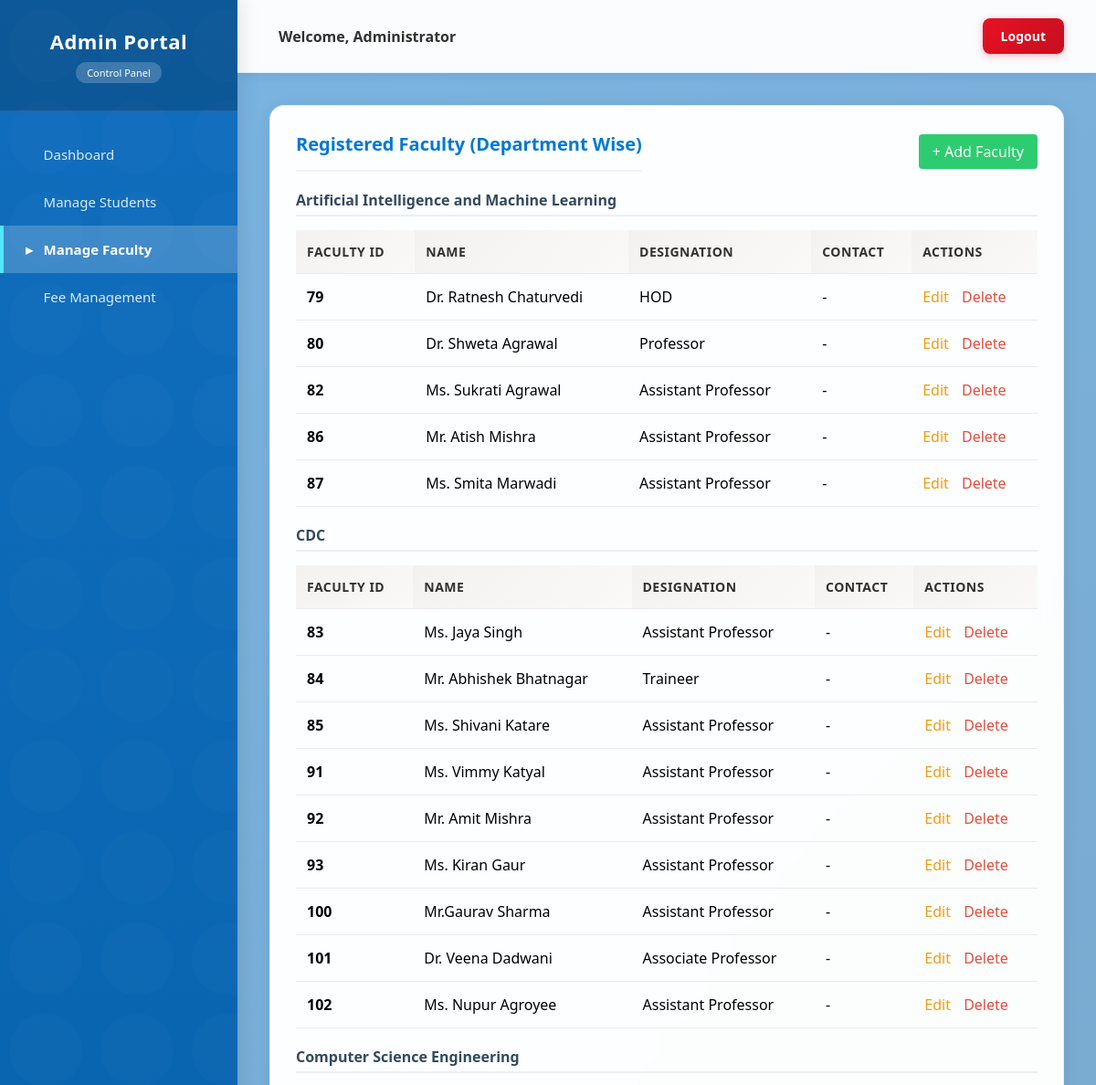
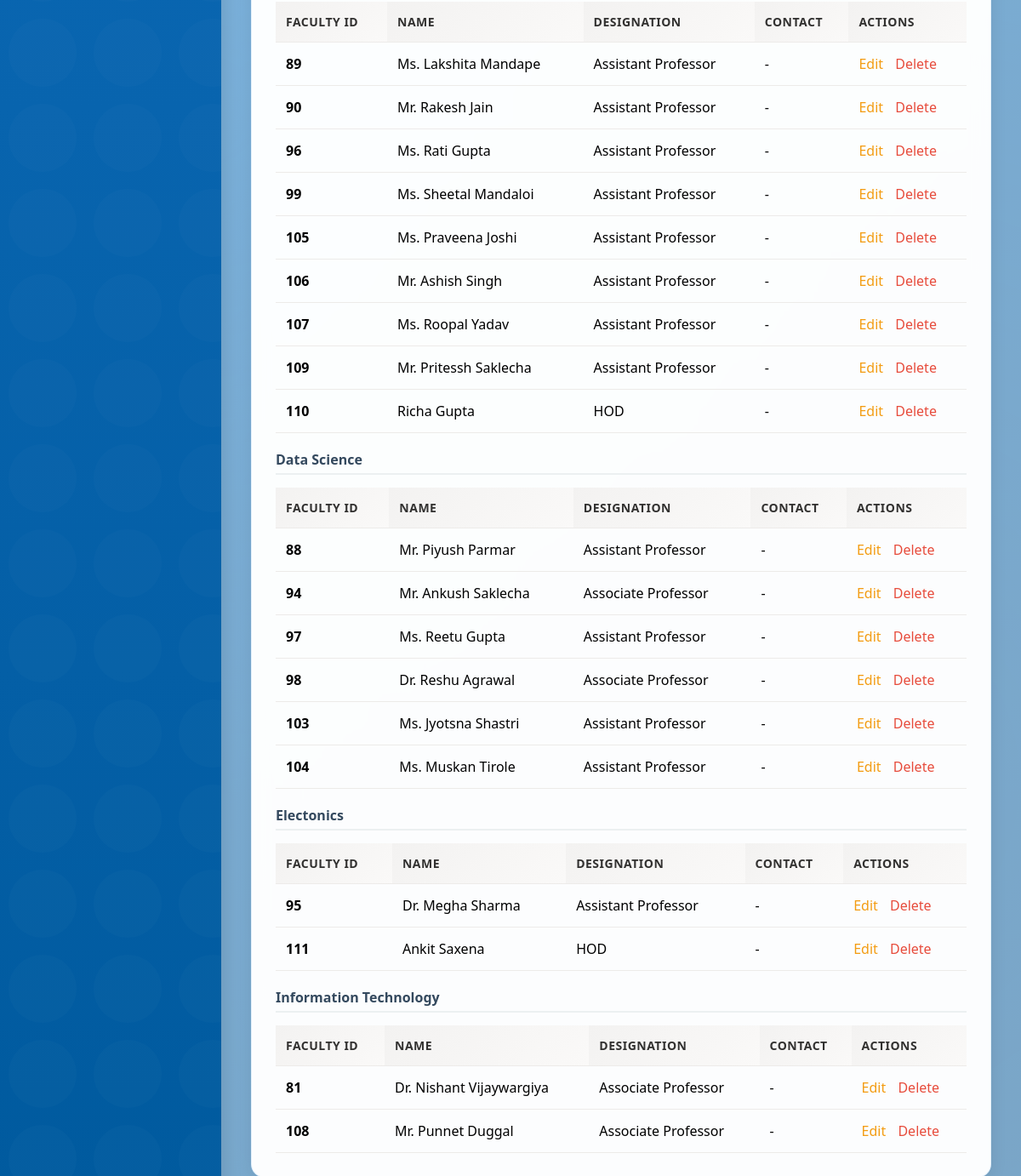
Page /admin-panel/faculty/ on the committed database (2 pictures, top to bottom).
### backend/faculty/models.py (models this page shows, shortened)
class Department(models.Model):
    name = models.CharField(max_length=150, unique=True)
    code = models.CharField(max_length=20, unique=True)
    description = models.TextField(null=True, blank=True)

class FacultyProfile(models.Model):
    user = models.OneToOneField(User, on_delete=models.CASCADE, related_name='faculty_module_profile')
    department = models.ForeignKey(Department, on_delete=models.SET_NULL, null=True, related_name='faculties')
    designation = models.CharField(max_length=100, default="Assistant Professor")
    contact_number = models.CharField(max_length=20, null=True, blank=True)
    address = models.TextField(null=True, blank=True)
    date_joined = models.DateField(auto_now_add=True)

### authentication/models.py (models this page shows, shortened)
class User(models.Model):
    ROLE_CHOICES = [
        ('student','Student'),
        ('faculty','Faculty'),
        ('admin','Admin')
    ]
    name = models.CharField(max_length=100)
    email = models.EmailField(unique=True)
    role = models.CharField(max_length=10, choices=ROLE_CHOICES)
    password = models.CharField(max_length=100, default="ADMIN")

### backend/administration/views.py (the view)
# urls.py: path('faculty/', views.manage_faculty, name='manage_faculty'),
def manage_faculty(request):
    faculty = FacultyProfile.objects.all().select_related('user', 'department').order_by('department__name')
    return render(request, "dashboards/admin/faculty.html", {'faculty': faculty})

### templates/dashboards/admin/faculty.html (shortened to what this page needs)
{% extends 'dashboards/admin/base.html' %}
{% block content %}
<div class="card">
    <div style="display: flex; justify-content: space-between; align-items: center;">
        <h3>Registered Faculty (Department Wise)</h3>
        <a href="{% url 'add_faculty' %}"
            style="padding: 8px 15px; background: #2ecc71; color: white; border: none; border-radius: 4px; cursor: pointer; text-decoration: none;">+
            Add Faculty</a>
    </div>
    {% regroup faculty by department as department_list %}
    {% for dept in department_list %}
    <h4 style="margin-top: 20px; color: #34495e; border-bottom: 2px solid #ecf0f1; padding-bottom: 5px;">{{ dept.grouper.name|default:"Unassigned" }}</h4>
    <table>
        <thead>
            <tr>
                <th>Faculty ID</th>
                <th>Name</th>
                <th>Designation</th>
                <th>Contact</th>
                <th>Actions</th>
            </tr>
        </thead>
        <tbody>
            {% for staff in dept.list %}
            <tr>
                <td><strong>{{ staff.user.id }}</strong></td>
                <td>{{ staff.user.name }}</td>
                <td>{{ staff.designation }}</td>
                <td>{{ staff.contact_number|default:"-" }}</td>
                <td>
                    <a href="{% url 'edit_faculty' staff.id %}"
                        style="color: #f39c12; text-decoration: none; margin-right: 10px;">Edit</a>
                    <a href="{% url 'delete_faculty' staff.id %}" style="color: #e74c3c; text-decoration: none;"
                        onclick="return confirm('Are you sure you want to delete this faculty member?');">Delete</a>
                </td>
            </tr>
            {% endfor %}
        </tbody>
    </table>
    {% empty %}
    <p>No faculty members registered yet.</p>
    {% endfor %}
</div>
{% endblock %}

### static/css/style.css (style rules this page uses)
:root { --primary-blue: #0078D4; --primary-dark: #005A9E; --accent-teal: #00B7C3; --accent-orange: #FF8C00; --accent-purple: #8764B8; --success-green: #107C10; --warning-yellow: #FFB900; --error-red: #E81123; --neutral-gray: #605E5C; --light-gray: #F3F2F1; --white: #FFFFFF; }
* { margin: 0; padding: 0; box-sizing: border-box; }
body { font-family: 'Segoe UI', -apple-system, BlinkMacSystemFont, 'Roboto', 'Helvetica Neue', Arial, sans-serif; background: linear-gradient(135deg, #667eea 0%, #764ba2 100%); min-height: 100vh; position: relative; overflow-x: hidden; }
body::before { content: ''; position: fixed; top: 0; left: 0; width: 100%; height: 100%; background: radial-gradient(circle at 20% 50%, rgba(0, 183, 195, 0.15) 0%, transparent 50%), radial-gradient(circle at 80% 80%, rgba(255, 140, 0, 0.15) 0%, transparent 50%), radial-gradient(circle at 40% 20%, rgba(135, 100, 184, 0.15) 0%, transparent 50%); z-index: -1; animation: backgroundShift 20s ease infinite; }

### templates/dashboards/admin/base.html (style rules this page uses)
body { margin: 0; padding: 0; font-family: 'Segoe UI', -apple-system, BlinkMacSystemFont, sans-serif; background: linear-gradient(135deg, #0078D4 0%, #005A9E 100%); display: flex; min-height: 100vh; position: relative; }
body::before { content: ''; position: fixed; top: 0; left: 0; width: 100%; height: 100%; background: radial-gradient(circle at 20% 50%, rgba(0, 120, 212, 0.2) 0%, transparent 50%), radial-gradient(circle at 80% 80%, rgba(0, 90, 158, 0.2) 0%, transparent 50%); z-index: 0; pointer-events: none; }
.card { background: rgba(255, 255, 255, 0.98); backdrop-filter: blur(10px); border-radius: 16px; box-shadow: 0 4px 20px rgba(0, 0, 0, 0.08); padding: 28px; margin-bottom: 24px; border: 1px solid rgba(0, 120, 212, 0.1); transition: all 0.3s ease; }
.card h3 { margin-top: 0; color: #0078D4; border-bottom: 2px solid #F3F2F1; padding-bottom: 15px; font-size: 20px; font-weight: 600; display: flex; align-items: center; gap: 10px; }
table { width: 100%; border-collapse: collapse; margin-top: 15px; }
table th, table td { padding: 14px 12px; text-align: left; border-bottom: 1px solid #EDEBE9; }
table th { background: linear-gradient(135deg, #F3F2F1, #FAF9F8); color: #323130; font-weight: 600; font-size: 14px; text-transform: uppercase; letter-spacing: 0.5px; }

### rows in the picture
Department: grouper.name "Artificial Intelligence and Machine Learning"
FacultyProfile: user.id "79", user.name "Dr. Ratnesh Chaturvedi", designation "HOD", contact_number "-"
FacultyProfile: user.id "80", user.name "Dr. Shweta Agrawal", designation "Professor", contact_number "-"
FacultyProfile: user.id "82", user.name "Ms. Sukrati Agrawal", designation "Assistant Professor", contact_number "-"
FacultyProfile: user.id "86", user.name "Mr. Atish Mishra", designation "Assistant Professor", contact_number "-"
FacultyProfile: user.id "87", user.name "Ms. Smita Marwadi", designation "Assistant Professor", contact_number "-"
Department: grouper.name "CDC"
FacultyProfile: user.id "83", user.name "Ms. Jaya Singh", designation "Assistant Professor", contact_number "-"
FacultyProfile: user.id "84", user.name "Mr. Abhishek Bhatnagar", designation "Traineer", contact_number "-"
FacultyProfile: user.id "85", user.name "Ms. Shivani Katare", designation "Assistant Professor", contact_number "-"
FacultyProfile: user.id "91", user.name "Ms. Vimmy Katyal", designation "Assistant Professor", contact_number "-"
FacultyProfile: user.id "92", user.name "Mr. Amit Mishra", designation "Assistant Professor", contact_number "-"
FacultyProfile: user.id "93", user.name "Ms. Kiran Gaur", designation "Assistant Professor", contact_number "-"
FacultyProfile: user.id "100", user.name "Mr.Gaurav Sharma", designation "Assistant Professor", contact_number "-"
FacultyProfile: user.id "101", user.name "Dr. Veena Dadwani", designation "Associate Professor", contact_number "-"
FacultyProfile: user.id "102", user.name "Ms. Nupur Agroyee", designation "Assistant Professor", contact_number "-"
Department: grouper.name "Computer Science Engineering"
FacultyProfile: user.id "89", user.name "Ms. Lakshita Mandape", designation "Assistant Professor", contact_number "-"
FacultyProfile: user.id "90", user.name "Mr. Rakesh Jain", designation "Assistant Professor", contact_number "-"
FacultyProfile: user.id "96", user.name "Ms. Rati Gupta", designation "Assistant Professor", contact_number "-"
FacultyProfile: user.id "99", user.name "Ms. Sheetal Mandaloi", designation "Assistant Professor", contact_number "-"
FacultyProfile: user.id "105", user.name "Ms. Praveena Joshi", designation "Assistant Professor", contact_number "-"
FacultyProfile: user.id "106", user.name "Mr. Ashish Singh", designation "Assistant Professor", contact_number "-"
FacultyProfile: user.id "107", user.name "Ms. Roopal Yadav", designation "Assistant Professor", contact_number "-"
FacultyProfile: user.id "109", user.name "Mr. Pritessh Saklecha", designation "Assistant Professor", contact_number "-"
FacultyProfile: user.id "110", user.name "Richa Gupta", designation "HOD", contact_number "-"
Department: grouper.name "Data Science"
FacultyProfile: user.id "88", user.name "Mr. Piyush Parmar", designation "Assistant Professor", contact_number "-"
FacultyProfile: user.id "94", user.name "Mr. Ankush Saklecha", designation "Associate Professor", contact_number "-"
FacultyProfile: user.id "97", user.name "Ms. Reetu Gupta", designation "Assistant Professor", contact_number "-"
FacultyProfile: user.id "98", user.name "Dr. Reshu Agrawal", designation "Associate Professor", contact_number "-"
FacultyProfile: user.id "103", user.name "Ms. Jyotsna Shastri", designation "Assistant Professor", contact_number "-"
FacultyProfile: user.id "104", user.name "Ms. Muskan Tirole", designation "Assistant Professor", contact_number "-"
Department: grouper.name "Electonics"
FacultyProfile: user.id "95", user.name "Dr. Megha Sharma", designation "Assistant Professor", contact_number "-"
FacultyProfile: user.id "111", user.name "Ankit Saxena", designation "HOD", contact_number "-"
Department: grouper.name "Information Technology"
FacultyProfile: user.id "81", user.name "Dr. Nishant Vijaywargiya", designation "Associate Professor", contact_number "-"
FacultyProfile: user.id "108", user.name "Mr. Punnet Duggal", designation "Associate Professor", contact_number "-"
